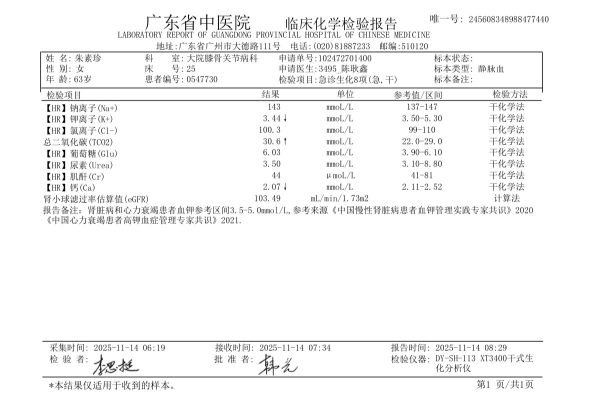
#> input picture backend/uploads/20251127222043_IMG_4454.jpg, 1179 x 821 px (shown at 1/2 size)
$ python -i preprocess.py   (imports and definitions only)
#> lines starting #> are read from the running program, lines starting #| are printed output that depends on the picture
import cv2
import numpy as np
from PIL import Image
import io

# [4 lines left out: function load_image, not called in this run]

def resize_image(img, max_side=1280):
    """
    限制最长边 <= max_side（OCR官方推荐：960~1280）
    大幅提升 OCR 速度
    """
    h, w = img.shape[:2]
    scale = max_side / max(h, w)
    if scale >= 1:
        return img  # 不缩放
    new_w, new_h = int(w * scale), int(h * scale)
    return cv2.resize(img, (new_w, new_h), interpolation=cv2.INTER_AREA)

def to_gray(img):
    """灰度化"""
    return cv2.cvtColor(img, cv2.COLOR_BGR2GRAY)

# [13 lines left out: function adaptive_threshold, not called in this run]

def denoise(img):
    """轻度去噪（保持文字锐度）"""
    return cv2.fastNlMeansDenoising(img, h=15)

def enhance_contrast(img):
    """直方图均衡，提升字符对比度"""
    return cv2.equalizeHist(img)

# [25 lines left out: function preprocess_image_bytes, not called in this run]

def preprocess_image(image_input):
    if isinstance(image_input, str):
        img = cv2.imread(image_input)
#> img is the input picture: shape (821, 1179, 3); min 0, max 255, mean 245.3
    elif isinstance(image_input, Image.Image):
        img = cv2.cvtColor(np.array(image_input), cv2.COLOR_RGB2BGR)
    else:
        raise TypeError("image_input 必须是文件路径或PIL.Image")

    # 关键优化：针对高分辨率图片（>2MP）强制缩小到 640px
    h, w = img.shape[:2]
#> h = 821; w = 1179
    pixels = h * w / 1e6  # 百万像素
#> pixels = 0.968

    if pixels > 2:  # 超过 200万像素
        max_side = 640  # 强制缩小（速度提升 3-5 倍）
    else:
        max_side = 960  # 正常尺寸

    img = resize_image(img, max_side=max_side)
#> in resize_image, `return cv2.resize(img, (new_w, new_h), interpolation=cv2.INTER_AREA)`:
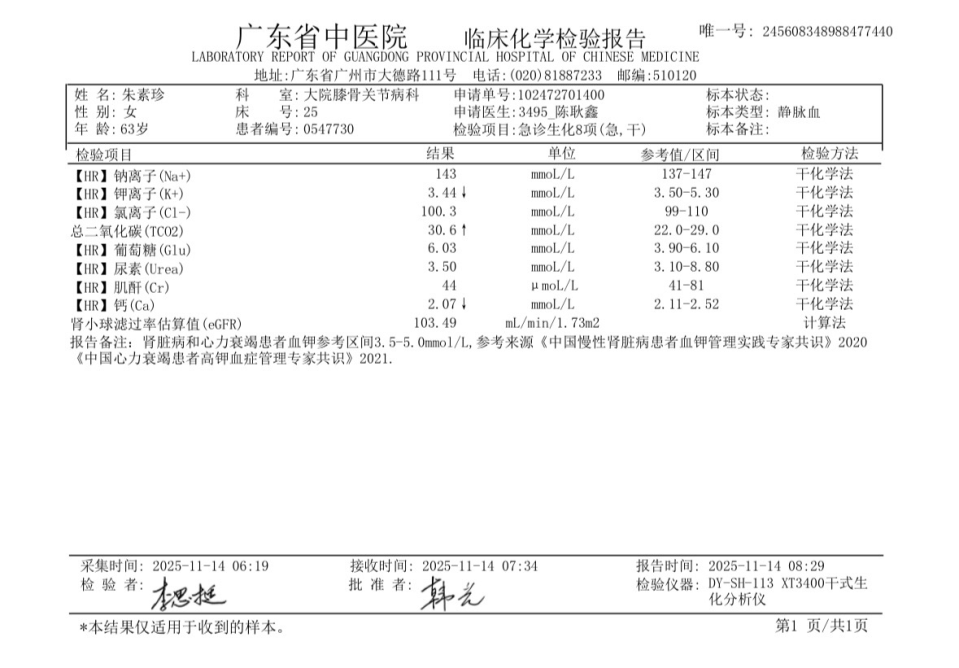
#> returned value: shape (668, 959, 3); min 0, max 255, mean 245.3

    # 简化预处理（只做对比度增强）
    gray = cv2.cvtColor(img, cv2.COLOR_BGR2GRAY)
    clahe = cv2.createCLAHE(clipLimit=2.0, tileGridSize=(8,8))
    enhanced = clahe.apply(gray)
    result = cv2.cvtColor(enhanced, cv2.COLOR_GRAY2RGB)
    return result

>>> result = preprocess_image('../../uploads/20251127222043_IMG_4454.jpg')
